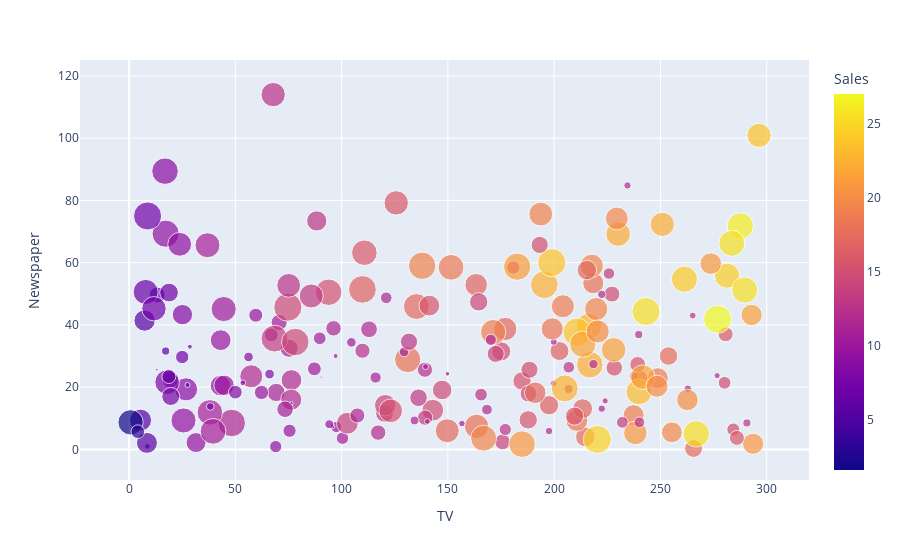

This figure's notebook cell:
### Code cell
import plotly.express as px
f = px.scatter(d, x='TV',y='Newspaper',color='Sales',size ='Radio',hover_data=['Sales'])
f.show()

### Figure 1 — Plotly figure (JSON) as saved in the notebook; plotly's stock layout.template omitted (floating-point values rounded to 4 significant figures; data arrays with more than 128 entries replaced by an {"elided": "..."} marker saying what was removed)
{"data": [{"customdata": {"elided": "200x1 float values"}, "hovertemplate": "TV=%{x}<br>Newspaper=%{y}<br>Radio=%{marker.size}<br>Sales=%{marker.color}<extra></extra>", "legendgroup": "", "marker": {"color": {"elided": "200 float values"}, "coloraxis": "coloraxis", "size": {"elided": "200 float values"}, "sizemode": "area", "sizeref": 0.124, "symbol": "circle"}, "mode": "markers", "name": "", "orientation": "v", "showlegend": false, "type": "scatter", "x": {"elided": "200 float values"}, "xaxis": "x", "y": {"elided": "200 float values"}, "yaxis": "y"}], "layout": {"coloraxis": {"colorbar": {"title": {"text": "Sales"}}, "colorscale": [[0, "#0d0887"], [0.1111, "#46039f"], [0.2222, "#7201a8"], [0.3333, "#9c179e"], [0.4444, "#bd3786"], [0.5556, "#d8576b"], [0.6667, "#ed7953"], [0.7778, "#fb9f3a"], [0.8889, "#fdca26"], [1, "#f0f921"]]}, "legend": {"itemsizing": "constant", "tracegroupgap": 0}, "margin": {"t": 60}, "xaxis": {"anchor": "y", "domain": [0, 1], "title": {"text": "TV"}}, "yaxis": {"anchor": "x", "domain": [0, 1], "title": {"text": "Newspaper"}}}}
